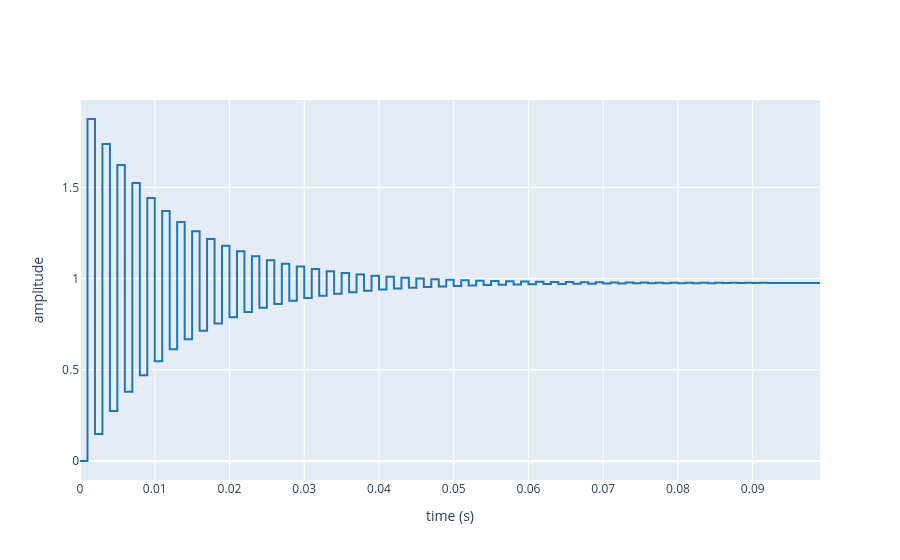

Notebook code for this chart:
### Code cell
offset_z = 0.007943282347242814


Mt_z_Hcorr = (Mt_z_rpm/(offset_z))/(1+(Mt_z_rpm/(offset_z)))
tm_z2 = np.arange(0, 0.1, 0.001)
step(Mt_z_Hcorr,t=tm_z2)
